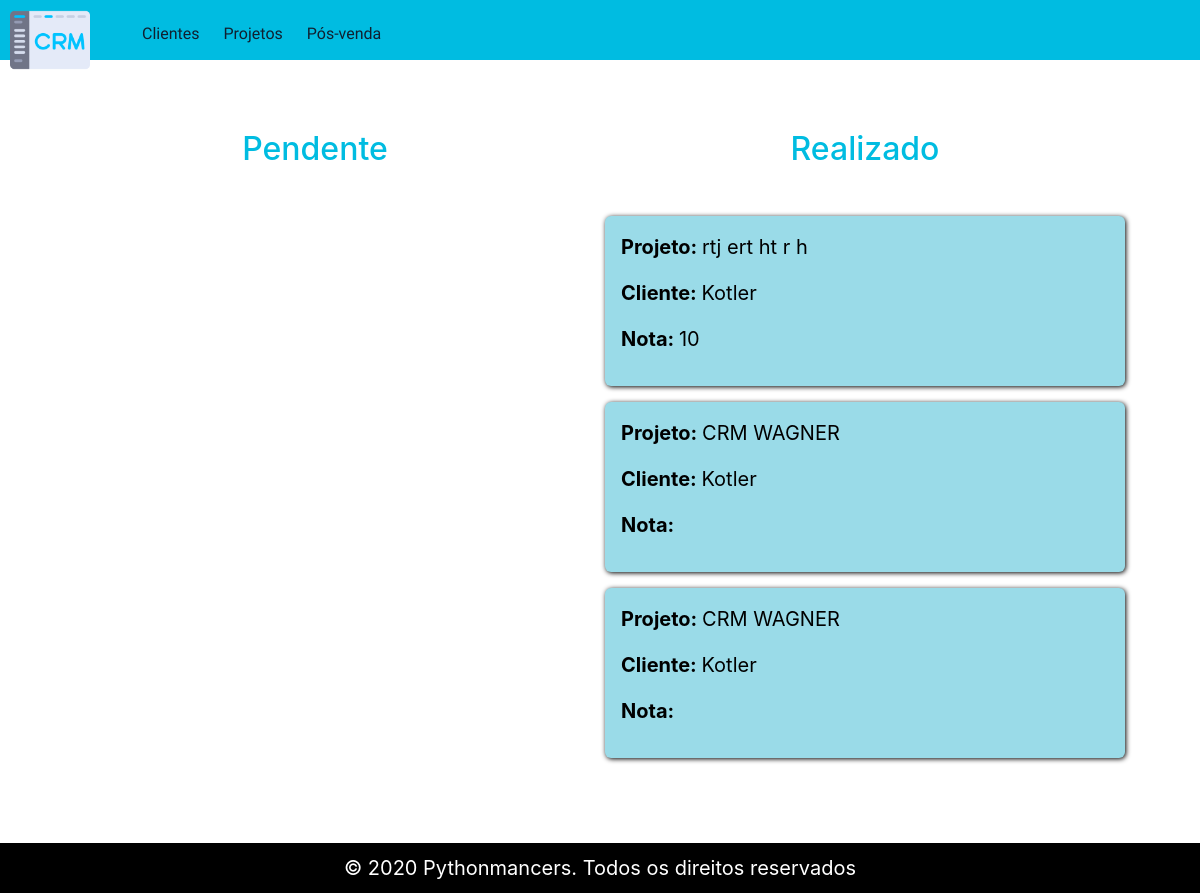
The app's page /pos_venda/ with its own data.
### crm/projetos/models.py (models this page shows, shortened)
class Projeto(db.Model):
    __tablename__ = "projeto"
    id = db.Column(db.Integer, primary_key = True)
    nome = db.Column(db.String,nullable = False)
    comentarios = db.Column(db.String, nullable = True)
    nota = db.Column(db.Integer, nullable = True)
    tipo = db.Column(db.String)
    cliente = db.Column(db.String)
    url = db.Column(db.String)
    valor = db.Column(db.Integer)
    po = db.Column(db.String)
    prazo = db.Column(db.Integer)
    inicio = db.Column(db.String)
    data = db.Column(db.Integer)
    status = db.Column(db.String)

### crm/posvenda/view.py (the view)
@pos_venda.route('/')
def index():
    projetos = Projeto.query.all()
    return render_template('posvenda.html', projetos = projetos)

### crm/posvenda/templates/posvenda.html (shortened to what this page needs)
{% extends 'base.html' %}
{% block links %}
<link rel="stylesheet" href="{{url_for('static', filename='css/posvenda.css')}}">
{% endblock links %}
{% block content %}
<div class="container" id="projetos">
    <div class="row">
        <div class="col col-6">
            <h2 class=" text-center mb-5">Pendente</h2>
        </div>
        <div class="col col-6">
            <h2 class=" text-center mb-5">Realizado</h2>
            {% for projeto in projetos %}
            {% if (projeto.nota != None) %}
            <ul>
                <a href="{{url_for('projeto.especifico', _id=projeto.id)}}">
                    <li>
                        <div class="p-3">
                            <p><strong>Projeto: </strong>{{projeto.nome[:36]}}</p>
                            <p><strong>Cliente: </strong>Kotler</p>
                            <p><strong>Nota: </strong>{{projeto.nota}}</p>
                        </div>
                    </li>
                </a>
            </ul>
            {% endif %}
            {% endfor %}
        </div>
    </div>
</div>
{% endblock content%}

### crm/static/css/indexx.css (style rules this page uses)
body { font-family: 'Oswald', Helvetica, sans-serif; background-color: #f1f1f5; height: 100%; margin: 0; }
#projetos { font-size: 20pt; color: #00bce1; }

### crm/static/css/posvenda.css (style rules this page uses)
p { font-size: 15pt; }
a { text-decoration: none; }
a, a:link, a:visited { text-decoration: none; color:#000; }
div.container { margin: 20px; margin-top: 30px; }
#projetos ul { display: grid; list-style: none; padding-inline-start: 0px; }
#projetos ul li { background: #9adbe8; border-radius: 6px; box-shadow: 1px 1px 5px black; }

### records on screen
Projeto: nome "rtj ert ht r h", nota "10"
Projeto: nome "CRM WAGNER"
Projeto: nome "CRM WAGNER"
